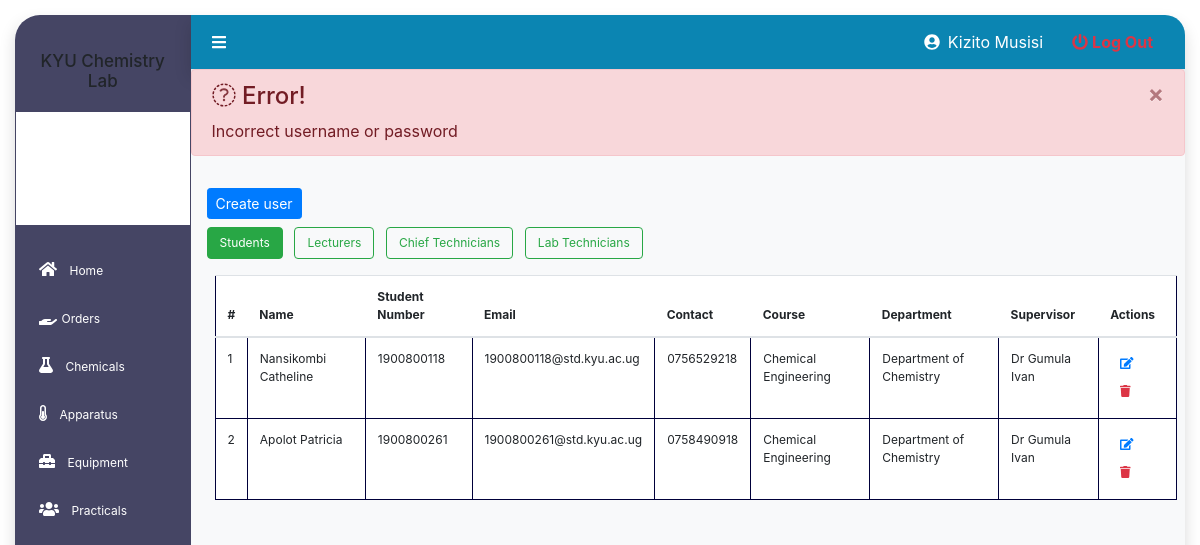
Page /admin/users.php (signed in) on the committed database.
### tables this page shows
CREATE TABLE `staff_table` (
  `id` int(11) NOT NULL,
  `fname` varchar(50) NOT NULL,
  `lname` varchar(50) NOT NULL,
  `email` varchar(50) NOT NULL,
  `contact` varchar(13) NOT NULL,
  `role` varchar(30) NOT NULL,
  `staff_ID` varchar(100) NOT NULL,
  `department` varchar(100) NOT NULL,
  `emp_status` varchar(100) NOT NULL,
  `assigned_lab` varchar(100) NOT NULL,
  `password` varchar(255) NOT NULL
);

CREATE TABLE `student_table` (
  `id` int(4) NOT NULL,
  `fname` varchar(50) DEFAULT NULL,
  `lname` varchar(50) DEFAULT NULL,
  `email` varchar(100) DEFAULT NULL,
  `contact` varchar(13) DEFAULT NULL,
  `role` varchar(15) NOT NULL,
  `course` varchar(100) NOT NULL,
  `student_no` varchar(30) DEFAULT NULL,
  `supervisor` varchar(100) NOT NULL,
  `department` varchar(30) NOT NULL,
  `password` varchar(255) NOT NULL
);

### admin/includes/session.php (called while the page is built, shortened)
<?php
	include 'includes/conn.php';
	$sql2 = "SELECT * FROM staff_table WHERE id = '".$_SESSION['admin']."'";
	$query2 = $conn->query($sql2);
	$user = $query2->fetch_assoc();
?>

### admin/users.php (the view, shortened to what this page needs)
<?php
include('./includes/session.php');
include('./includes/header.php');
?>
<div class="main shadow">
    <?php
        include('./includes/sidebar.php');
    ?>
    <div class="content bg-light">
        <?php include('./includes/navbar.php') ?>
        <div class="message">
            <?php
                if(isset($_SESSION['error'])){
                echo "
                    <div class='alert alert-danger alert-dismissible'>
                    <button type='button' class='close' data-dismiss='alert' aria-hidden='true'>&times;</button>
                    <h4><i class='icon fa fa-warning'></i> Error!</h4>
                    ".$_SESSION['error']."
                    </div>
                ";
                }
            ?>
        </div>
        <div class="inner-content mt-2 p-3">
            <div id="" style="font-size:13px;">
                <div class=" tables">
                    <a href="" class="btn btn-sm btn-primary create">Create user</a>
                    <section class="user-tables">
                        <div class="">
                            <div class="cat-btns">
                                <button id="" class='btn student btn-outline-success mr-2 mt-2 mb-2 active' style='font-size: 12px;'>Students</button>
                                <button id="" class='btn lecturer btn-outline-success mr-2 mt-2 mb-2' style='font-size: 12px;'>Lecturers</button>
                                <button id="" class='btn chief btn-outline-success mr-2 mt-2 mb-2' style='font-size: 12px;'>Chief Technicians</button>
                                <button id="" class='btn lab_attendant # btn-outline-success mr-2 mt-2 mb-2' style='font-size: 12px;'>Lab Technicians</button>
                            </div>
                        </div>
                        <div class="default student_show">
                            <table class="table bg-white m-2" id="table2">
                                <thead>
                                    <tr>
                                        <th scope="col">#</th>
                                        <th scope="col">Name</th>
                                        <th scope="col">Student Number</th>
                                        <th scope="col">Email</th>
                                        <th scope="col">Contact</th>
                                        <th scope="col">Course</th>
                                        <th scope="col">Department</th>
                                        <th scope="col">Supervisor</th>
                                        <th scope="col">Actions</th>
                                    </tr>
                                </thead>
                                <tbody>
                                    <?php
                                        $result = $conn->query("select * from student_table where role = 'Student'");
                                        $count = 1;
                                        while($row = $result->fetch_assoc())
                                        {
                                    ?>
                                    <tr>
                                        <td scope="row"><?= $count ?></td>
                                        <td><?= $row['lname'].' '.$row['fname'] ?></td>
                                        <td><?= $row['student_no']; ?></td>
                                        <td><?= $row['email']; ?></td>
                                        <td><?= $row['contact']; ?></td>
                                        <td><?= $row['course']; ?></td>
                                        <td><?= $row['department']; ?></td>
                                        <td><?= $row['supervisor']; ?></td>
                                        <td>
                                            <a href="#edit-user" style="font-size: 12px;" class="btn btn-sm text-primary""><i class="fas fa-edit"></i></a>
                                            <a href="#delete-user" style="font-size: 12px;" class="btn btn-sm text-danger""><i class="fas fa-trash"></i></a>
                                        </td>
                                    </tr>
                                    <?php
                                    $count ++;
                                    }
                                    ?>
                                </tbody>
                            </table>
                        </div>
                        </div>
                </div>
            </div>
        </div>
    </div>
<?php
include('./includes/footer.php');
?>

### admin/includes/navbar.php (shortened to what this page needs)
<nav class="navbar p-2 shadow" style="display:flex; background-color: #0b85b2;
 justify-content:space-between; margin-left: ;">
    <div class="btn">
        <i id="btn" onClick="
            var sidebar = document.querySelector('.sidebar');
            var content = document.querySelector('.content');
            sidebar.classList.toggle('active');
            content.classList.toggle('active');
        " class="fa fa-bars text-white" aria-hidden="true"></i>
    </div>
    <div style="">
        <a href="" class="username ml-4 text-white" style="text-decoration:none;">
        <?php
        if($_SESSION['role'] == "Laboratory Technician")
        {
            ?>
                <i class="fa fa-user-circle mr-2" aria-hidden="true" ></i><?= $user['fname'].' '.$user['lname'] ?>
            <?php
        }
            ?>
        </a>
        <a href="./logout.php" class="ml-4 mr-4" style="text-decoration:none;">
            <i class="fa fa-power-off text-danger" aria-hidden="true"></i>
            <span class="text-danger"><b>Log Out</b></span>
        </a>
    </div>
</nav>

### admin/includes/css/header.css (style rules this page uses)
.main { margin: 15px; height: 98vh; border-radius: 20px; display: flex; overflow: hidden; }
a { text-decoration: none; }
.content { width: 85%; }
a { list-style-type: none; }
table, table tbody td { border: 1px solid rgb(0, 0, 58); font-size: 12px; }
.navbar { position: relative; width: 100%; top: 0; }
.content .inner-content { height: 82vh; overflow: hidden; overflow-y: scroll; padding: 20px; }
.tables { width: 100%; }

### rows in the picture
staff_table: fname "Kizito", lname "Musisi"
student_table: lname "Nansikombi", fname "Catheline", student_no "1900800118", email "1900800118@std.kyu.ac.ug", contact "0756529218", course "Chemical Engineering", department "Department of Chemistry", supervisor "Dr Gumula Ivan"
student_table: lname "Apolot", fname "Patricia", student_no "1900800261", email "1900800261@std.kyu.ac.ug", contact "0758490918", course "Chemical Engineering", department "Department of Chemistry", supervisor "Dr Gumula Ivan"

### other values in the picture
$_SESSION['error'] "Incorrect username or password"
